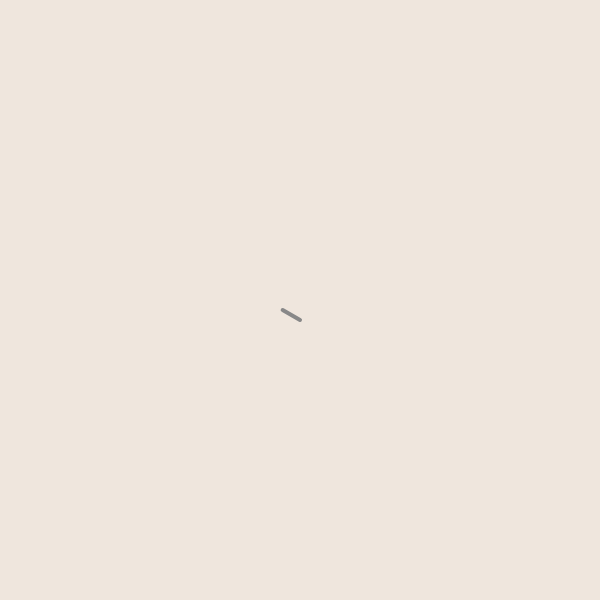
Frame 1 (no input)
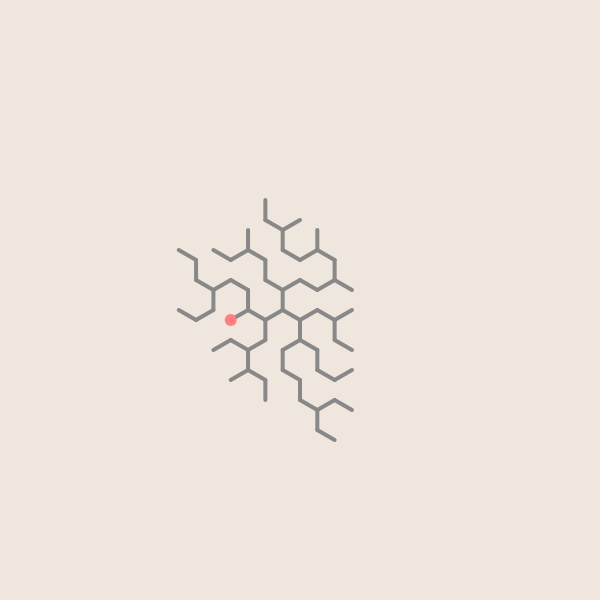
Frame 60 (no input)
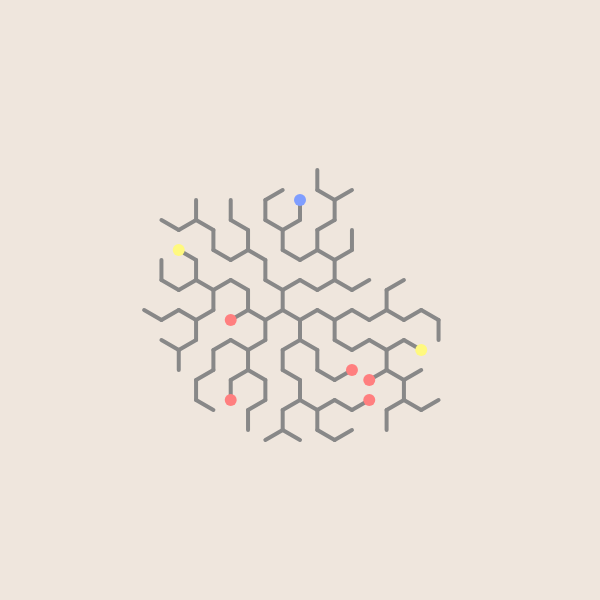
Frame 120 (the mouse pressed at the canvas centre since frame 60)

The p5.js sketch that drew these frames (run headless with seeded random() and noise() and a simulated clock; from frame 60 on, the mouse is pressed at the canvas centre):

// p5.js sketch
// ── sketch.js
// sketch.js
// Four grid types: square, triangular, hexagon‐corners, circular‐polar
// Each run picks one at random, animates the random‐walk + leaf coloring,
// then when it exhausts picks a new grid, forever looping.

const cellSize   = 20;            // base for square, triangular, circular
const hexRadius  = 20;            // for hexagon‐corners
const bgColor    = '#EFE6DD';
const linkColor  = '#888888';
const dotColors  = ['#FF7F7F', '#7F9EFF', '#FFF97F'];

// Graph storage (shared)
let posMap = new Map();           // key → {x,y}
let adj    = new Map();           // key → Set<neighborKey>

// Walk state (shared)
let visited, visitedSet, linkCount, deadMarked;

// Available grid types:
const GRID_TYPES = ['square','triangular','hexagon','circular'];
let currentGrid;

function setup() {
  createCanvas(600, 600);
  stroke(linkColor);
  noFill();
  pickNewGrid();
}

function draw() {
  // find visited nodes with unvisited neighbors
  let frontier = visited.filter(k => getUnvisitedNeighbors(k).length > 0);

  if (frontier.length === 0) {
    // color final leaves, then switch grid
    markAllLeaves();
    pickNewGrid();
    return;
  }

  // step the random‐walk
  let curKey = random(frontier);
  let nbrs   = getUnvisitedNeighbors(curKey);
  let nxtKey = random(nbrs);

  // draw the edge
  let c1 = posMap.get(curKey), c2 = posMap.get(nxtKey);
  stroke(linkColor);
  strokeWeight(4);
  line(c1.x, c1.y, c2.x, c2.y);

  // bump degrees
  linkCount[curKey] = (linkCount[curKey]||0) + 1;
  linkCount[nxtKey] = (linkCount[nxtKey]||0) + 1;

  // mark visited
  visited.push(nxtKey);
  visitedSet.add(nxtKey);

  // color any new leaves
  markAllLeaves();
}


// —————————————————————————————————————
// GRID SWITCH & RESET
// —————————————————————————————————————
function pickNewGrid() {
  // randomly choose one of the four
  currentGrid = random(GRID_TYPES);

  // build the selected graph, and get its seed key
  let startKey;
  switch (currentGrid) {
    case 'square':     startKey = buildSquareGraph();    break;
    case 'triangular': startKey = buildTriGraph();      break;
    case 'hexagon':    startKey = buildHexGraph();      break;
    case 'circular':   startKey = buildCircularGraph(); break;
  }

  // reset walk state
  visited     = [startKey];
  visitedSet  = new Set([startKey]);
  linkCount   = { [startKey]: 0 };
  deadMarked  = new Set();

  // clear canvas
  background(bgColor);
}


// —————————————————————————————————————
// BUILD: SQUARE GRID (4-neighbors)
// —————————————————————————————————————
function buildSquareGraph() {
  posMap.clear(); adj.clear();
  let cols = floor(width  / cellSize) + 1;
  let rows = floor(height / cellSize) + 1;

  // interior only (avoid half‐links on edges)
  for (let i = 1; i < cols - 1; i++) {
    for (let j = 1; j < rows - 1; j++) {
      let key = coordKey(i, j);
      posMap.set(key, { x: i*cellSize, y: j*cellSize });
      adj.set(key, new Set());
    }
  }

  // link N/E/S/W
  for (let key of posMap.keys()) {
    let [i,j] = key.split(',').map(Number);
    [[1,0],[-1,0],[0,1],[0,-1]].forEach(d => {
      let nk = coordKey(i+d[0], j+d[1]);
      if (posMap.has(nk)) adj.get(key).add(nk);
    });
  }

  // seed in center
  let ci = floor(cols/2), cj = floor(rows/2);
  return coordKey(ci, cj);
}


// —————————————————————————————————————
// BUILD: TRIANGULAR GRID (true 6‐neighbor lattice)
// —————————————————————————————————————
const TRI_DIRS = [
  { dq:  1, dr:  0 },
  { dq: -1, dr:  0 },
  { dq:  0, dr:  1 },
  { dq:  0, dr: -1 },
  { dq:  1, dr: -1 },
  { dq: -1, dr:  1 },
];

function buildTriGraph() {
  posMap.clear(); adj.clear();

  let maxQ = floor(width  / cellSize) + 1;
  let maxR = floor(height / cellSize) + 1;
  for (let q = -maxQ; q <= maxQ; q++) {
    for (let r = -maxR; r <= maxR; r++) {
      let x = width/2  + cellSize*(q + r/2);
      let y = height/2 + (sqrt(3)/2)*cellSize*r;
      if (
        x >= cellSize && x <= width  - cellSize &&
        y >= cellSize && y <= height - cellSize
      ) {
        let key = coordKey(q, r);
        posMap.set(key, { x, y });
        adj.set(key, new Set());
      }
    }
  }

  // link the six axial neighbors
  for (let key of posMap.keys()) {
    let [q,r] = key.split(',').map(Number);
    TRI_DIRS.forEach(d => {
      let nk = coordKey(q + d.dq, r + d.dr);
      if (posMap.has(nk)) adj.get(key).add(nk);
    });
  }

  // seed at q=0,r=0
  return coordKey(0, 0);
}


// —————————————————————————————————————
// BUILD: HEXAGON‐CORNERS GRID (6‐corner graph)
// —————————————————————————————————————
function buildHexGraph() {
  posMap.clear(); adj.clear();
  let wHex = sqrt(3)*hexRadius;
  let hHex = 1.5 * hexRadius;
  let maxQ = floor(width  / wHex) + 2;
  let maxR = floor(height / hHex) + 2;

  // gather every corner
  for (let q = -maxQ; q <= maxQ; q++) {
    for (let r = -maxR; r <= maxR; r++) {
      let cx = width/2  + wHex*(q + r/2);
      let cy = height/2 + hHex*r;
      if (
        cx - hexRadius >= 0 && cx + hexRadius <= width &&
        cy - hexRadius >= 0 && cy + hexRadius <= height
      ) {
        let corners = [];
        for (let i = 0; i < 6; i++) {
          let ang = PI/6 + PI/3*i;
          let x  = cx + hexRadius*cos(ang);
          let y  = cy + hexRadius*sin(ang);
          let xR = round(x*100)/100, yR = round(y*100)/100;
          let key = `${xR},${yR}`;
          if (!posMap.has(key)) {
            posMap.set(key, { x: xR, y: yR });
            adj.set(key, new Set());
          }
          corners.push(key);
        }
        // link each hex corner in a loop
        for (let i = 0; i < 6; i++) {
          let a = corners[i], b = corners[(i+1)%6];
          adj.get(a).add(b);
          adj.get(b).add(a);
        }
      }
    }
  }

  // seed = corner nearest canvas center
  let best, bestD = Infinity;
  let cx = width/2, cy = height/2;
  for (let [key,pos] of posMap) {
    let d = dist(pos.x,pos.y, cx,cy);
    if (d < bestD) { bestD = d; best = key; }
  }
  return best;
}


// —————————————————————————————————————
// BUILD: CIRCULAR (POLAR) GRID
// concentric rings of points, linked ringwise + radially
// —————————————————————————————————————
function buildCircularGraph() {
  posMap.clear(); adj.clear();

  let cx = width/2, cy = height/2;
  // max number of full rings that fit with margin cellSize
  let maxRing = floor((min(width,height)/2 - cellSize) / cellSize);
  let rings = [];

  // ring 0 = center point
  let centerKey = `${round(cx*100)/100},${round(cy*100)/100}`;
  posMap.set(centerKey, { x: cx, y: cy });
  adj.set(centerKey, new Set());
  rings[0] = [centerKey];

  // rings 1…maxRing
  for (let i = 1; i <= maxRing; i++) {
    let n = max(6, floor(2*PI*i));  // at least 6 pts
    let ring = [];
    for (let j = 0; j < n; j++) {
      let theta = TWO_PI * j / n;
      let x = cx + i*cellSize * cos(theta);
      let y = cy + i*cellSize * sin(theta);
      let xR = round(x*100)/100, yR = round(y*100)/100;
      let key = `${xR},${yR}`;
      posMap.set(key, { x: xR, y: yR });
      adj.set(key, new Set());
      ring.push(key);
    }
    rings[i] = ring;
  }

  // link ring 0 ←→ ring1
  rings[1].forEach(k => {
    adj.get(centerKey).add(k);
    adj.get(k).add(centerKey);
  });

  // link each ring in a loop
  for (let i = 1; i <= maxRing; i++) {
    let ring = rings[i];
    for (let j = 0; j < ring.length; j++) {
      let a = ring[j], b = ring[(j+1)%ring.length];
      adj.get(a).add(b);
      adj.get(b).add(a);
    }
  }

  // radial links between rings
  for (let i = 2; i <= maxRing; i++) {
    let curr = rings[i], prev = rings[i-1];
    curr.forEach(k => {
      let p = posMap.get(k);
      // find closest in prev
      let best, bestD = Infinity;
      prev.forEach(pk => {
        let pp = posMap.get(pk);
        let d2 = (pp.x-p.x)**2 + (pp.y-p.y)**2;
        if (d2 < bestD) { bestD = d2; best = pk; }
      });
      adj.get(k).add(best);
      adj.get(best).add(k);
    });
  }

  return centerKey;
}


// —————————————————————————————————————
// WALK SUPPORT
// —————————————————————————————————————
function getUnvisitedNeighbors(k) {
  return Array.from(adj.get(k)).filter(x => !visitedSet.has(x));
}

function markAllLeaves() {
  visited.forEach(k => {
    if (
      !deadMarked.has(k) &&
      linkCount[k] === 1 &&
      getUnvisitedNeighbors(k).length === 0
    ) {
      let p = posMap.get(k);
      noStroke();
      fill(random(dotColors));
      // choose dot‐size by grid
      let d = (currentGrid === 'hexagon' ? hexRadius : cellSize)*0.6;
      ellipse(p.x, p.y, d);
      deadMarked.add(k);
    }
  });
}

function coordKey(a,b) {
  return `${a},${b}`;
}
